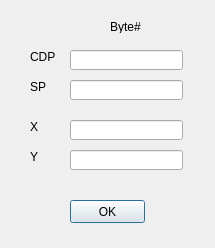
<?xml version="1.0" encoding="UTF-8"?>
<ui version="4.0">
 <class>ConfigDialog</class>
 <widget class="QDialog" name="ConfigDialog">
  <property name="windowModality">
   <enum>Qt::ApplicationModal</enum>
  </property>
  <property name="geometry">
   <rect>
    <x>0</x>
    <y>0</y>
    <width>215</width>
    <height>248</height>
   </rect>
  </property>
  <property name="windowTitle">
   <string>Dialog</string>
  </property>
  <property name="sizeGripEnabled">
   <bool>false</bool>
  </property>
  <property name="modal">
   <bool>true</bool>
  </property>
  <widget class="QLabel" name="label">
   <property name="geometry">
    <rect>
     <x>30</x>
     <y>50</y>
     <width>46</width>
     <height>13</height>
    </rect>
   </property>
   <property name="text">
    <string>CDP</string>
   </property>
  </widget>
  <widget class="QLineEdit" name="lineEdit">
   <property name="geometry">
    <rect>
     <x>70</x>
     <y>50</y>
     <width>113</width>
     <height>20</height>
    </rect>
   </property>
  </widget>
  <widget class="QLabel" name="label_2">
   <property name="geometry">
    <rect>
     <x>30</x>
     <y>80</y>
     <width>46</width>
     <height>13</height>
    </rect>
   </property>
   <property name="text">
    <string>SP</string>
   </property>
  </widget>
  <widget class="QLineEdit" name="lineEdit_2">
   <property name="geometry">
    <rect>
     <x>70</x>
     <y>80</y>
     <width>113</width>
     <height>20</height>
    </rect>
   </property>
  </widget>
  <widget class="QLabel" name="label_3">
   <property name="geometry">
    <rect>
     <x>30</x>
     <y>120</y>
     <width>46</width>
     <height>13</height>
    </rect>
   </property>
   <property name="text">
    <string>X</string>
   </property>
  </widget>
  <widget class="QLineEdit" name="lineEdit_3">
   <property name="geometry">
    <rect>
     <x>70</x>
     <y>120</y>
     <width>113</width>
     <height>20</height>
    </rect>
   </property>
  </widget>
  <widget class="QLabel" name="label_4">
   <property name="geometry">
    <rect>
     <x>30</x>
     <y>150</y>
     <width>46</width>
     <height>13</height>
    </rect>
   </property>
   <property name="text">
    <string>Y</string>
   </property>
  </widget>
  <widget class="QLineEdit" name="lineEdit_4">
   <property name="geometry">
    <rect>
     <x>70</x>
     <y>150</y>
     <width>113</width>
     <height>20</height>
    </rect>
   </property>
  </widget>
  <widget class="QLabel" name="label_5">
   <property name="geometry">
    <rect>
     <x>110</x>
     <y>20</y>
     <width>46</width>
     <height>13</height>
    </rect>
   </property>
   <property name="text">
    <string>Byte#</string>
   </property>
  </widget>
  <widget class="QPushButton" name="pushButton">
   <property name="geometry">
    <rect>
     <x>70</x>
     <y>200</y>
     <width>75</width>
     <height>23</height>
    </rect>
   </property>
   <property name="text">
    <string>OK</string>
   </property>
  </widget>
 </widget>
 <resources/>
 <connections>
  <connection>
   <sender>pushButton</sender>
   <signal>clicked()</signal>
   <receiver>ConfigDialog</receiver>
   <slot>accept()</slot>
   <hints>
    <hint type="sourcelabel">
     <x>99</x>
     <y>207</y>
    </hint>
    <hint type="destinationlabel">
     <x>174</x>
     <y>203</y>
    </hint>
   </hints>
  </connection>
 </connections>
</ui>
